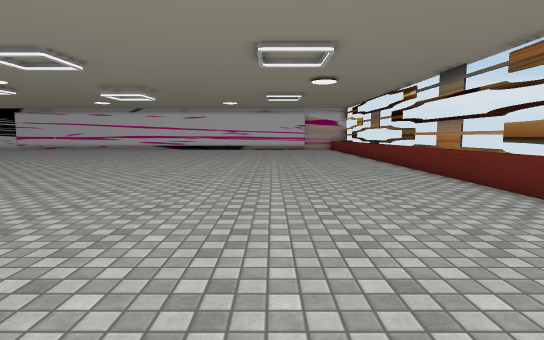
View 1 (above)

17 first-person views from a walk through a scene from a Unity 3-D project. The camera is 1.3 m above the floor, tilts 6° down and sees 80° across. The floor is counted in squares, 1 m on a side. Each view is taken from the middle of a square. On the plan, view 1 faces up. The plan holds only what a view shows up to about 14 squares ahead; the rest is blank. The place goes on beyond the plan. Some surface patterns are stand-ins.

View 2
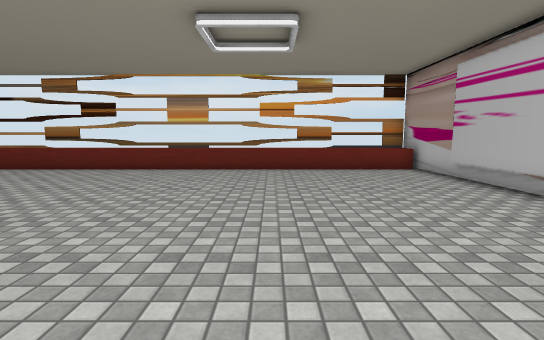

View 3
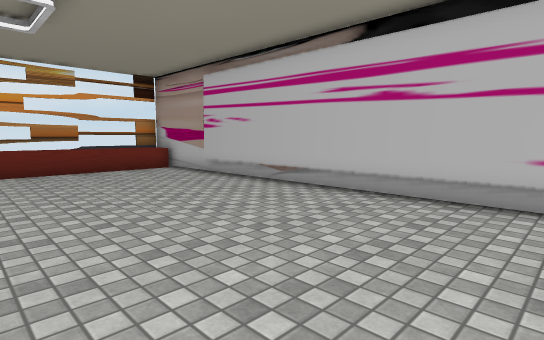

View 4
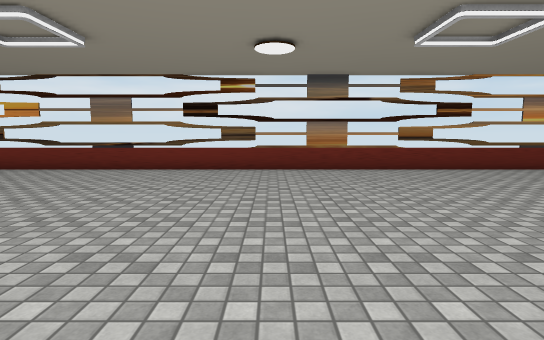

View 5
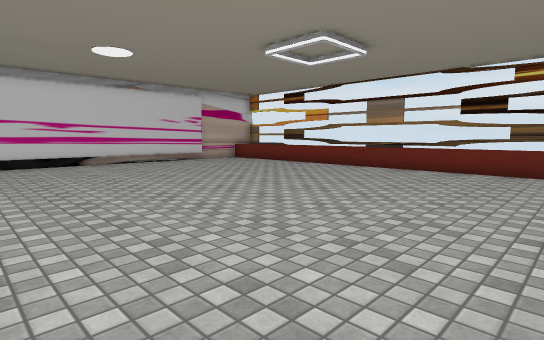

View 6
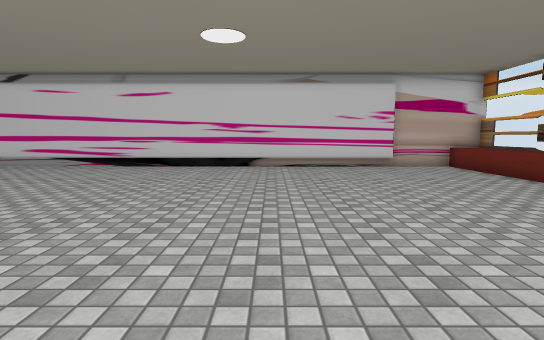

View 7
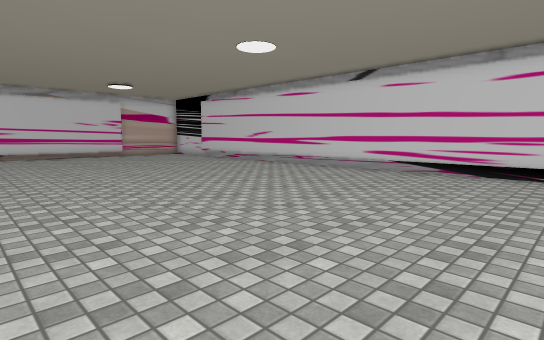

View 8
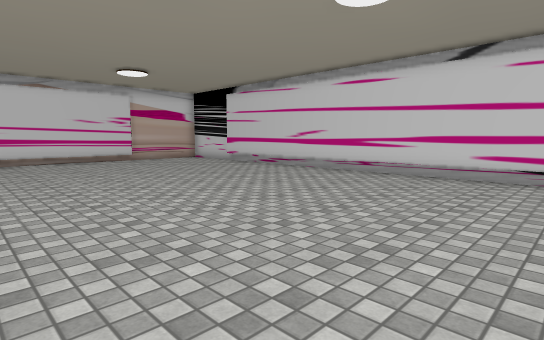

View 9
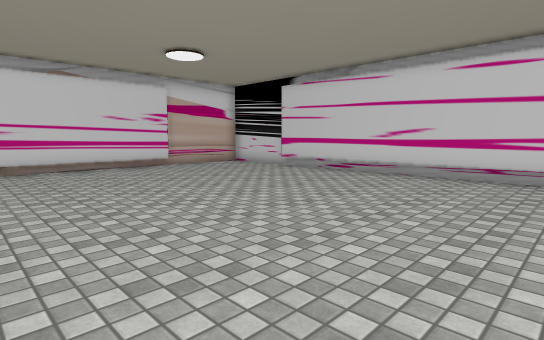

View 10
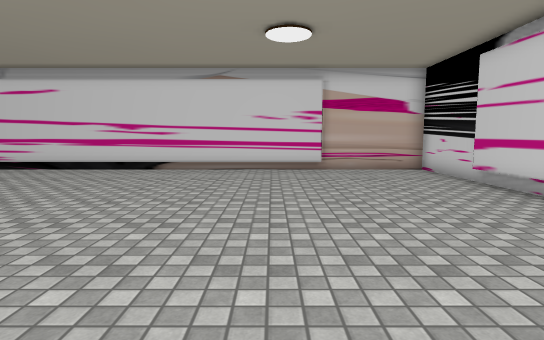

View 11
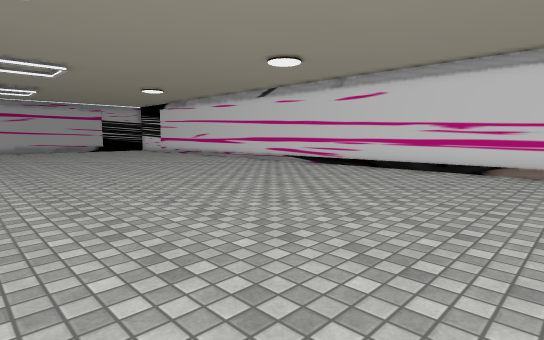

View 12
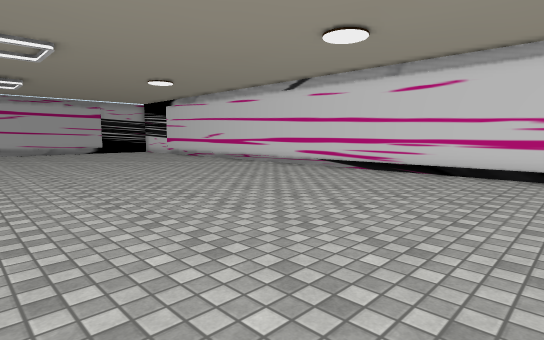

View 13
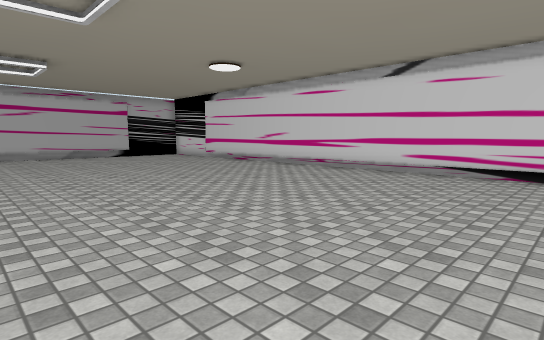

View 14
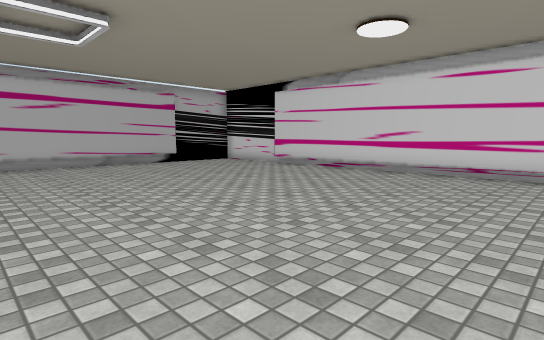

View 15
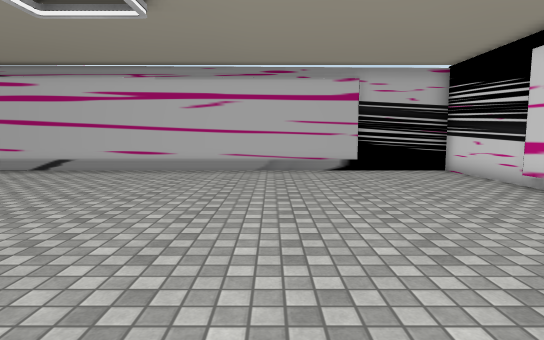

View 16
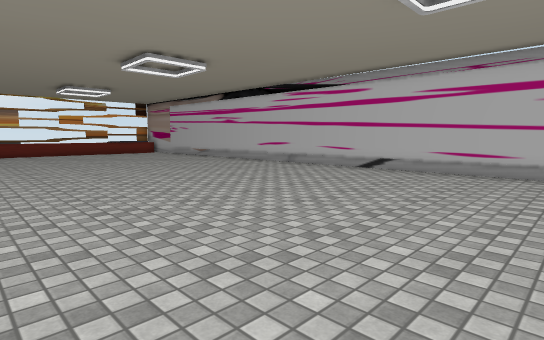

View 17
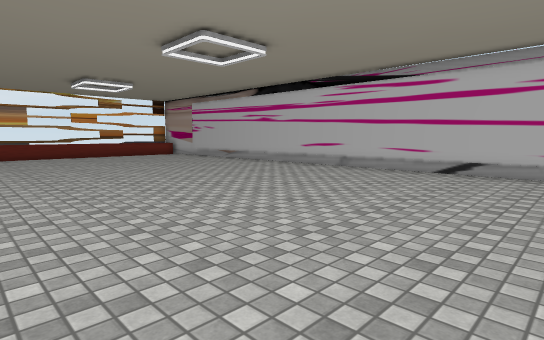

### Floor plan
Key: @ floor where view 1 was taken; # wall or solid block; . floor; ^ raised ledge.
Columns run from 28 left of view 1 to 7 right of it. Each row starts with its distance up from view 1.
 31 ####################################
 30 #.................................^^
 29 #.................................^^
 28 #.................................^^
 27 ##................................^^
 26 ##................................^^
 25 ##................................^^
 24 ##................................^^
 23 ##................................^^
 22 ##................................^^
 21 ##................................^^
 20 ##................................^^
 19 ##............  ..................^^
 18 ##............       .............^^
 17 ##............       .............^^
 16  #...........         ............^^
 15  #...........        . ...........^^
 14  #...........    .................^^
 13  #...........    .................^^
 12  #...........     ................^^
 11  #...........      ...............^^
 10 ##...........       ..............^^
  9 ##...........       ..............^^
  8 ##...........        .............^^
  7 ##...........         ............^^
  6 ##.................    ...........^^
  5 ##................................^^
  4 ##................................^^
  3 ##................................^^
  2 ##................................^^
  1 ##................................^^
  0  #..........................@.....^^
 -1  #................................^^
 -2 ##................................^^
 -3 #.................................^^
 -4 #.................................^^
 -5 #.................................^^
 -6 ####################################

Where each view was taken, in squares from view 1:
view 1: 0 up, 0 right, facing up
view 2: 0 up, 7 left, facing right
view 3: 1 up, 7 left, facing down-right
view 4: 15 up, 7 left, facing right
view 5: 15 up, 7 left, facing up-right
view 6: 17 up, 2 left, facing up
view 7: 19 up, 6 left, facing up-left
view 8: 20 up, 10 left, facing up-left
view 9: 20 up, 14 left, facing up-left
view 10: 25 up, 15 left, facing left
view 11: 23 up, 15 left, facing down-left
view 12: 20 up, 16 left, facing down-left
view 13: 15 up, 16 left, facing down-left
view 14: 9 up, 16 left, facing down-left
view 15: 6 up, 21 left, facing down
view 16: 6 up, 19 left, facing down-right
view 17: 6 up, 16 left, facing down-right
